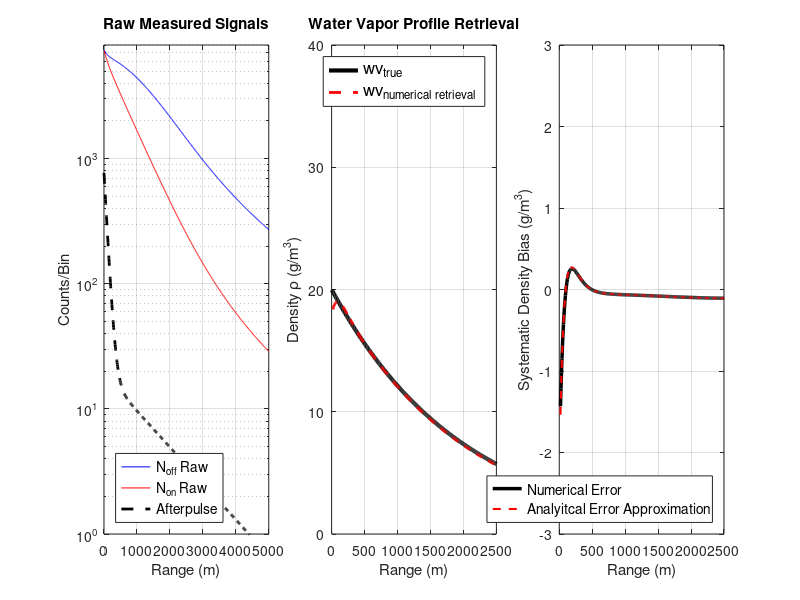

The MATLAB source for this figure:
%% MicroPulse DIAL Afterpulse Error Simulation 

clear; close all; clc;

%% Initialization and Unit Conversion

% System Parameters
tau_pulse = 200e-9;         % Pulse width (s)
R_start = 0;              % Start range for retrieval (m)
R_end = 5000;               % End range for retrieval (m)
dR = 7.5;                   % Range resolution (m/bin)
P_laser = 50e-3;            % Avg laser power (W) 
sigma_on_cm2 =0.99e-23;    % Online cross-section (cm^2/molecule)
sigma_off_cm2 = 7.0e-25;    % Offline cross-section (cm^2/molecule)

% Detector Afterpulse Parameters
N_dark = 5;                 % Constant Dark Count Rate (counts/bin)
lambda_AP_1 = 90;             % Afterpulse decay length 1 (m)
lambda_AP_2 = 1500;           % Afterpulse decay length 2 (m)
A_1 = 1;                     % Scaling factor for short decay component
A_2 = 1/40;                  % Scaling factor for long decay component
AP_fraction = 5e-15;         % Afterpulse peak as fraction of C_sys

% Geometric Overlap Parameters
R_full_overlap = 1500;       % Range at which O(R) approaches 1 (m)


% Simple Atmosphere Parameters 
wv_mass_surf = 20;        % Water Vapor Density Profile
wv_mass_true = @(R) wv_mass_surf .* exp(-R/2000); % Mass density profile (g/m^3)
alpha_non_abs = 1e-8;     % Total aerosol and molecular (non-absorbing) extinction (m^-1)
beta_a = 1e-7;            % general backscatter coefficient (m^-1 sr^-1)
beta_R = @(R) beta_a.* exp(-R/8000); % backscatter profile (m^-1 sr^-1)

% Constants and conversions
c = 3e8;                    % Speed of light (m/s)
M_H2O = 18.015;             % Molar mass of water (g/mol)
N_A = 6.022e23;             % Avogadro's number (molecules/mol)
sigma_on = sigma_on_cm2 * 1e-4;    
sigma_off = sigma_off_cm2 * 1e-4;  
GM_to_NUM = N_A / M_H2O;    % (g/m^3) -> (molecules/m^3)
K_on = sigma_on * GM_to_NUM;
K_off = sigma_off * GM_to_NUM;
K_delta = K_on - K_off;      % Differential Absorption Factor

% Range Vector
R = (R_start : dR : R_end)';
N_bins = length(R);

% Midpoint range vector for plotting (N_bins - 1 length)
R_plot = R(1:end-1) + dR/2;

%% Lidar Forward Model 

% System Constant
C_sys = (P_laser * c * tau_pulse / 2) * 1e17; 

% Geometric Overlap Function 
O_R_model = 1 - exp(-(R / R_full_overlap).^2); % 
O_R_model(R < R_start) = 0; % Ensure 0 until the start of the retrieval
O_R = O_R_model;

% Extinction and Optical Depth
alpha_off = alpha_non_abs + K_off * wv_mass_true(R);
alpha_on = alpha_non_abs + K_on * wv_mass_true(R);
OD_off = cumsum( alpha_off * dR );
OD_on = cumsum( alpha_on * dR );

% True number online and offline counts
N_on_true = C_sys * (1./R.^2) .* O_R .* beta_R(R) .* exp(-2 * OD_on);
N_off_true = C_sys * (1./R.^2) .* O_R .* beta_R(R) .* exp(-2 * OD_off);

% Calculate the derivative of the true signal for the analytical error model
dNoff_dR = gradient(N_off_true, dR);

%% Detector Contamination Model
N_AP_peak = C_sys * AP_fraction;

% Bi-exponential afterpulse function
N_AP_decay = N_AP_peak * (A_1*exp(-(R - R_start)/lambda_AP_1)+ (A_2*exp(-(R - R_start) / lambda_AP_2)));
N_AP_total = N_AP_decay + N_dark;

% Contaminated signal profiles
N_off_raw = N_off_true + N_AP_decay;
N_on_raw = N_on_true + N_AP_decay;

%% Full Contaminated Retrieval (No Approximation)

% Calculate the contaminated log ratio
Log_Ratio_Raw = log(N_off_raw ./ N_on_raw);

% Calculate the derivative (slope) using the finite difference method
dLogRatio_dR_Raw = gradient(Log_Ratio_Raw, dR);

% Apply the DIAL equation to get the full retrieval
wv_retrieved_full = (1 / (2 * K_delta)) * dLogRatio_dR_Raw;

% Set Primary retrieval to the full resultT
wv_retrieved = wv_retrieved_full;

%% Analytical Error Calculation 
% This recalculates the analytical error term (rho_error_analytical) for comparison

% Term inside the derivative: N_AP * ( 1/N_off_true - 1/N_on_true )
Difference_Term = N_AP_decay .* (1 ./ N_off_true - 1 ./ N_on_true);

% Calculate the derivative of this term using gradient (numerical derivative)
dDifferenceTerm_dR = gradient(Difference_Term, dR);

% Apply the DIAL factor: -1/(2 * K_delta)
% We use the full N_bins length here, then trim later.
rho_error_analytical_full_R = (1 / (2 * K_delta)) * dDifferenceTerm_dR;

% Trim the analytical error vector to match R_plot length (N_bins - 1)
rho_error_analytical = rho_error_analytical_full_R(1:end-1);


%% Error Comparison and Plotting Setup
% True Water Vapor at plotting points
rho_true_plot = wv_mass_true(R_plot);
rho_retrieved_plot = wv_retrieved(1:end-1);

% --- True Systematic Error (Result of Full Retrieval - True Profile) ---
rho_error_true = rho_retrieved_plot - rho_true_plot;

% --- Error of the Analytical Approximation 
%Taylor_Error_Difference = 100 * (rho_error_analytical - rho_error_true) ./ rho_error_true; 
% --- Error of the Analytical Approximation Relative to the True Signal ---
% Formula: 100 * (Difference between approximated error and true error) / (True Signal)
Taylor_Error_Difference = 100 * (rho_error_analytical - rho_error_true) ./ rho_true_plot;


% Calculate and Clamp Total Relative Error (based on the accurate wv_retrieved)
Relative_Error = 100 * (rho_retrieved_plot - rho_true_plot) ./ rho_true_plot;
max_err = 500;
Relative_Error(Relative_Error > max_err) = max_err;
Relative_Error(Relative_Error < -max_err) = -max_err;

% Calculate Water Vapor Optical Depth
R_4km_idx = find(R >= 4000, 1, 'first');
WV_OD_4km = (OD_on(R_4km_idx) - OD_off(R_4km_idx)) % one-way WV OD
disp('should be close to 1 for optimal profile retrievals');
disp('-------------------------------------------------------------------');


%% Plotting Results 
figure('Position', [100, 100, 1400, 450]);

% Raw Measured Signals 
subplot(1, 3, 1);
semilogy(R, N_off_raw, 'b-', 'DisplayName', 'N_{off} Raw'); hold on;
semilogy(R, N_on_raw, 'r-', 'DisplayName', 'N_{on} Raw');
%semilogy(R, N_AP_total, 'g--', 'LineWidth', 2, 'DisplayName', 'Afterpulse+Dark');
semilogy(R, N_AP_decay, 'k--', 'LineWidth', 2, 'DisplayName', 'Afterpulse');
title('Raw Measured Signals');
xlabel('Range (m)');
ylabel('Counts/Bin');
legend('Location', 'southwest','FontSize', 10);
xlim([R_start, R_end]);
ylim([1, max(N_off_raw)*1.1]);
grid on;

% True vs. Retrieved Water Vapor Density
subplot(1, 3, 2);
plot(R_plot, rho_true_plot, 'k-', 'LineWidth', 3, 'DisplayName', 'wv_{true}'); hold on;
plot(R_plot, rho_retrieved_plot, 'r--', 'LineWidth', 2, 'DisplayName', 'wv_{numerical retrieval}');
title('Water Vapor Profile Retrieval');
xlabel('Range (m)');
ylabel('Density \rho (g/m^3)');
legend('Location', 'northeast','FontSize', 12);
ylim([0, wv_mass_surf * 2]);
xlim([R_start, R_end/2]);
grid on;

% Systematic Relative Error 
subplot(1, 3, 3);
% plot(R_plot, Relative_Error, 'm-', 'LineWidth', 2); hold on;
% plot([R_start, R_end], [0, 0], 'k--');
% title('Systematic Relative Error');
% xlabel('Range (m)');
% ylabel('Relative Error (%)');
% ylim([-50, 50]);
% xlim([R_start, R_end/2]);
% grid on;
plot(R_plot, rho_error_true,'k-', 'LineWidth', 2.5, 'DisplayName', 'Numerical Error' );
hold on
plot(R_plot, rho_error_analytical,'r--', 'LineWidth', 1.5, 'DisplayName', 'Analyitcal Error Approximation' );
%plot([R_start, R_end], [0, 0], 'k:', 'LineWidth', 1);
xlabel('Range (m)');
ylabel('Systematic Density Bias (g/m^3)');
legend('Location','southeast','FontSize', 10);
ylim([-3, 3]);
xlim([R_start, R_end/2]);
grid on
